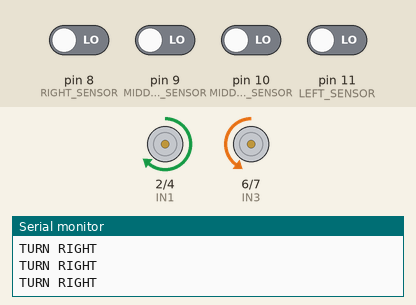
Recording of a sketch running on a simulated Arduino Uno, built with avr-gcc and run on an emulated ATmega328P. Parts: motor-driver pin pairs drawn as motors (green arrow = first pin HIGH = forward, orange = second pin HIGH = backward, longer = more drive, scaled by the enable pin), the last lines printed to the serial monitor. Inputs (shaded band) come from the test bench; at power-on: pin 8 (RIGHT_SENSOR), pin 9 (MIDDLE_RIGHT_SENSOR), pin 10 (MIDDLE_LEFT_SENSOR), pin 11 (LEFT_SENSOR) LOW.

Above: at 1.2 s.
1.3 s: pin 9 (MIDDLE_RIGHT_SENSOR) driven HIGH
At 1.8 s:
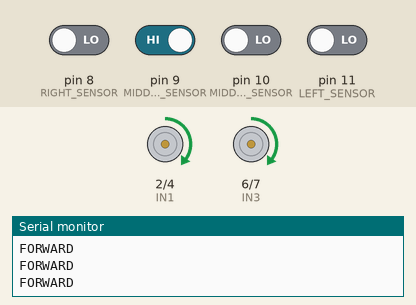
2.8 s: pin 8 (RIGHT_SENSOR) driven HIGH
At 4.0 s:
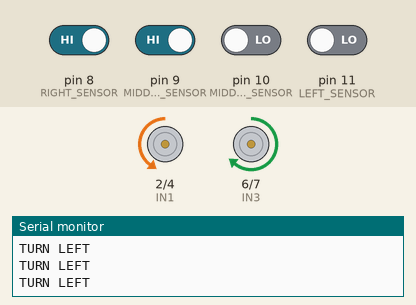
4.3 s: pin 9 (MIDDLE_RIGHT_SENSOR) driven LOW
At 5.3 s:
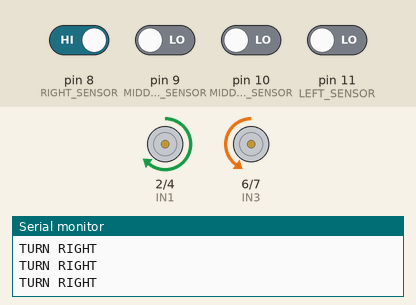
5.8 s: pin 10 (MIDDLE_LEFT_SENSOR) driven HIGH
At 6.8 s:
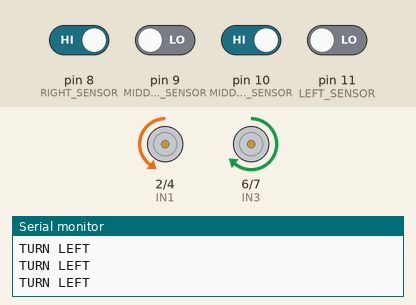
8.8 s: pin 11 (LEFT_SENSOR) driven HIGH
At 10.2 s:
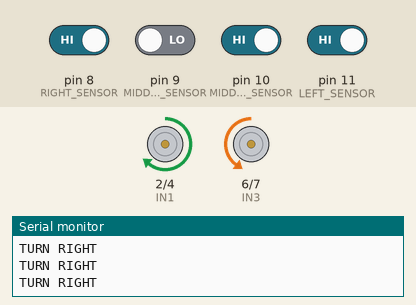
11.8 s: pin 11 (LEFT_SENSOR) driven LOW
At 12.2 s:
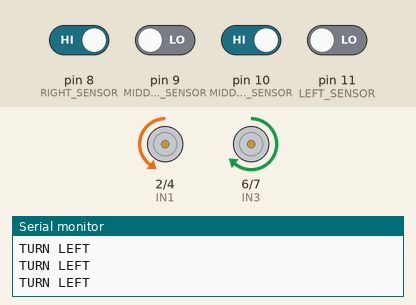
Timing chart, 0 to 14.3 s (numbered marks = the images above; inputs shaded):
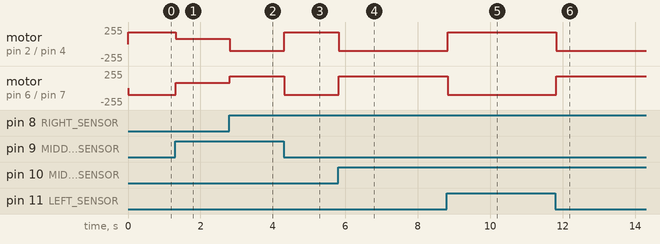

The sketch:

test_line.ino
```cpp
#define LEFT_SENSOR 11
#define RIGHT_SENSOR 8
#define MIDDLE_LEFT_SENSOR 10
#define MIDDLE_RIGHT_SENSOR 9

#define SPEED 80
#define LINE_BLACK_VALUE 0
#define LINE_WHITE_VALUE 1
int ENA = 3; // PWM
int IN1 = 2;
int IN2 = 4;

int ENB = 5; // PWM
int IN3 = 6;
int IN4 = 7;

void TURN_RIGHT() {
    digitalWrite(IN1, 1);
  digitalWrite(IN2, 0);

  digitalWrite(IN3, 0);
  digitalWrite(IN4, 1);
}
void TURN_LEFT() {
    digitalWrite(IN1, 0);
  digitalWrite(IN2, 1);

  digitalWrite(IN3, 1);
  digitalWrite(IN4, 0);
}

void TURN_AHEAD() {
    digitalWrite(IN1, 1);
  digitalWrite(IN2, 0);

  digitalWrite(IN3, 1);
  digitalWrite(IN4, 0);
}
void setup() {
  Serial.begin(9600);
  // put your setup code here, to run once:
  pinMode(ENA, OUTPUT);
  pinMode(IN1, OUTPUT);
  pinMode(IN2, OUTPUT);

  pinMode(ENB, OUTPUT);
  pinMode(IN3, OUTPUT);
  pinMode(IN4, OUTPUT);

  analogWrite(ENA, 0);
  analogWrite(ENB, 0);

  digitalWrite(IN1, 1);
  digitalWrite(IN2, 0);
  digitalWrite(IN3, 1);
  digitalWrite(IN4, 0);

}

void loop() {
  // put your main code here, to run repeatedly:
  int right = digitalRead(RIGHT_SENSOR);
  int left = digitalRead(LEFT_SENSOR);
  int middle_right = digitalRead(MIDDLE_RIGHT_SENSOR);
  int middle_left = digitalRead(MIDDLE_LEFT_SENSOR);

  // Serial.print("SENSOR Val: ");
  // Serial.print("left: ");
  // Serial.print(left);
  // Serial.print(" - ");
  // Serial.print("right: ");
  // Serial.print(right);
  //  Serial.print(" - ");
  // Serial.print("middle right: ");
  // Serial.print(middle_right);

  //  Serial.print(" - ");
  // Serial.print("middle left: ");
  // Serial.print(middle_left);
  //    Serial.println("");


   int left_speed_front = 0;
   int right_speed_front = 0;


if ((middle_left == LINE_WHITE_VALUE   || middle_right == LINE_WHITE_VALUE) && left == LINE_BLACK_VALUE && right == LINE_BLACK_VALUE) {
    Serial.println("FORWARD");
    TURN_AHEAD();
    left_speed_front = SPEED;
    right_speed_front = SPEED;
  }
  else  if ( (middle_left == LINE_BLACK_VALUE && right == LINE_BLACK_VALUE && middle_right == LINE_BLACK_VALUE ) || (middle_left == LINE_BLACK_VALUE && left == LINE_BLACK_VALUE && middle_right == LINE_BLACK_VALUE)
  || (right == LINE_WHITE_VALUE)  ||  (left == LINE_WHITE_VALUE)  )

     {

          if ((middle_left == LINE_BLACK_VALUE && left == LINE_BLACK_VALUE && middle_right == LINE_BLACK_VALUE) || (left == LINE_WHITE_VALUE))    {
            Serial.println("TURN RIGHT");
            TURN_RIGHT();
            left_speed_front = 100;
            right_speed_front = 180;
          } else {
            Serial.println("TURN LEFT");
            TURN_LEFT();
            left_speed_front = 180;
            right_speed_front = 100;
          }


    }


   else if (middle_left == LINE_WHITE_VALUE && (middle_right == LINE_BLACK_VALUE || right == LINE_BLACK_VALUE) )
    {

    Serial.println("TURN RIGHT");
      TURN_AHEAD();

    left_speed_front = 0;
    right_speed_front = SPEED;
  } else if ((middle_right == LINE_WHITE_VALUE && (middle_left == LINE_BLACK_VALUE || left == LINE_BLACK_VALUE) ) ) {
   Serial.println("TURN LEFT");
   TURN_AHEAD();
    left_speed_front = SPEED;
    right_speed_front = 0;
  }

   analogWrite(ENB, left_speed_front);
   analogWrite(ENA, right_speed_front);

}
```

Measured:
- after the input at 1.3 s, motor on pin 2 (IN1) / pin 4 (IN2): forward 180/255 → forward 80/255 at once; motor on pin 6 (IN3) / pin 7 (IN4): backward 100/255 → forward 80/255 at once
- after the input at 2.8 s, motor on pin 2 (IN1) / pin 4 (IN2): forward 80/255 → backward 100/255 at once; motor on pin 6 (IN3) / pin 7 (IN4): forward 80/255 → forward 180/255 at once
- after the input at 4.3 s, motor on pin 2 (IN1) / pin 4 (IN2): backward 100/255 → forward 180/255 at once; motor on pin 6 (IN3) / pin 7 (IN4): forward 180/255 → backward 100/255 at once
- after the input at 5.8 s, motor on pin 2 (IN1) / pin 4 (IN2): forward 180/255 → backward 100/255 at once; motor on pin 6 (IN3) / pin 7 (IN4): backward 100/255 → forward 180/255 at once
- after the input at 8.8 s, motor on pin 2 (IN1) / pin 4 (IN2): backward 100/255 → forward 180/255 at once; motor on pin 6 (IN3) / pin 7 (IN4): forward 180/255 → backward 100/255 at once
- after the input at 11.8 s, motor on pin 2 (IN1) / pin 4 (IN2): forward 180/255 → backward 100/255 at once; motor on pin 6 (IN3) / pin 7 (IN4): backward 100/255 → forward 180/255 at once
